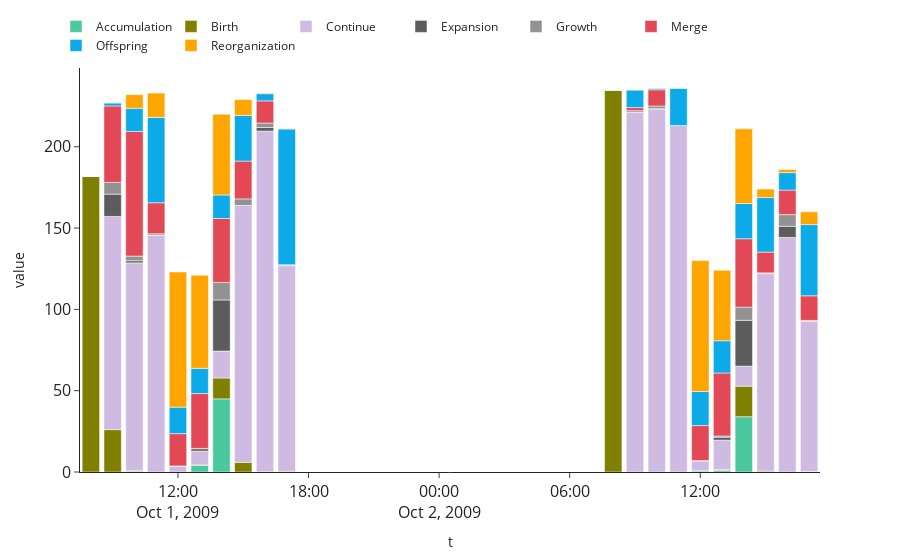

The notebook cell saved with this chart:
### Code cell
fig = px.bar(df, x="t", y="value", color='type', color_discrete_map=lcs.utils.colormap())
#replace x axis with hours
#fig.update_xaxes(type='category', categoryorder='array', categoryarray=hours)
#fig["layout"].update({"xaxis": {"tickformat": "%H:%M"}})
#plot every hour
#fig.update_xaxes(tickvals=hours, ticktext=hours, tickformat="%H:%M")
fig.update_layout(
    template='simple_white',
    legend=dict(
    orientation='h', 
    yanchor='bottom',
    y=1.02 ,
    xanchor='right', 
    x=.9,
    tracegroupgap=0,
    title=None,
    entrywidth=70,
    ),
    xaxis=dict(tickfont=dict(size=16)),  # Change the size as needed
    yaxis=dict(tickfont=dict(size=16)) ,  # Change the size as needed
)
fig.show()

### Figure 1 — Plotly figure (JSON) as saved in the notebook; plotly's stock layout.template omitted (floating-point values rounded to 4 significant figures)
{"data": [{"alignmentgroup": "True", "hovertemplate": "type=Accumulation<br>t=%{x}<br>value=%{y}<extra></extra>", "legendgroup": "Accumulation", "marker": {"color": "#4CC89F", "pattern": {"shape": ""}}, "name": "Accumulation", "offsetgroup": "Accumulation", "orientation": "v", "showlegend": true, "textposition": "auto", "type": "bar", "x": ["2009-10-01T08:00:00", "2009-10-01T17:00:00", "2009-10-02T08:00:00", "2009-10-02T09:00:00", "2009-10-02T10:00:00", "2009-10-02T11:00:00", "2009-10-02T12:00:00", "2009-10-02T13:00:00", "2009-10-02T14:00:00", "2009-10-02T15:00:00", "2009-10-01T09:00:00", "2009-10-02T16:00:00", "2009-10-02T17:00:00", "2009-10-01T10:00:00", "2009-10-01T11:00:00", "2009-10-01T12:00:00", "2009-10-01T13:00:00", "2009-10-01T14:00:00", "2009-10-01T15:00:00", "2009-10-01T16:00:00"], "xaxis": "x", "y": [0, 0, 0, 0, 0, 0, 0.7634, 1.059, 34.0, 0, 0, 0, 0.08163, 0.3508, 0, 0, 4.134, 44.97, 0, 0.007225], "yaxis": "y"}, {"alignmentgroup": "True", "hovertemplate": "type=Birth<br>t=%{x}<br>value=%{y}<extra></extra>", "legendgroup": "Birth", "marker": {"color": " #808000", "pattern": {"shape": ""}}, "name": "Birth", "offsetgroup": "Birth", "orientation": "v", "showlegend": true, "textposition": "auto", "type": "bar", "x": ["2009-10-01T08:00:00", "2009-10-01T17:00:00", "2009-10-02T08:00:00", "2009-10-02T09:00:00", "2009-10-02T10:00:00", "2009-10-02T11:00:00", "2009-10-02T12:00:00", "2009-10-02T13:00:00", "2009-10-02T14:00:00", "2009-10-02T15:00:00", "2009-10-01T09:00:00", "2009-10-02T16:00:00", "2009-10-02T17:00:00", "2009-10-01T10:00:00", "2009-10-01T11:00:00", "2009-10-01T12:00:00", "2009-10-01T13:00:00", "2009-10-01T14:00:00", "2009-10-01T15:00:00", "2009-10-01T16:00:00"], "xaxis": "x", "y": [182, 0.44, 235, 0, 0, 0, 0, 0.3718, 18.76, 0.5208, 26.05, 0, 0.2041, 0.472, 0.04545, 0, 0.2012, 12.82, 5.944, 0.07586], "yaxis": "y"}, {"alignmentgroup": "True", "hovertemplate": "type=Continue<br>t=%{x}<br>value=%{y}<extra></extra>", "legendgroup": "Continue", "marker": {"color": "#CFBAE1", "pattern": {"shape": ""}}, "name": "Continue", "offsetgroup": "Continue", "orientation": "v", "showlegend": true, "textposition": "auto", "type": "bar", "x": ["2009-10-01T08:00:00", "2009-10-01T17:00:00", "2009-10-02T08:00:00", "2009-10-02T09:00:00", "2009-10-02T10:00:00", "2009-10-02T11:00:00", "2009-10-02T12:00:00", "2009-10-02T13:00:00", "2009-10-02T14:00:00", "2009-10-02T15:00:00", "2009-10-01T09:00:00", "2009-10-02T16:00:00", "2009-10-02T17:00:00", "2009-10-01T10:00:00", "2009-10-01T11:00:00", "2009-10-01T12:00:00", "2009-10-01T13:00:00", "2009-10-01T14:00:00", "2009-10-01T15:00:00", "2009-10-01T16:00:00"], "xaxis": "x", "y": [0, 126.5, 0, 221.2, 223.0, 213.0, 6.037, 18.15, 12.34, 121.5, 131.1, 144.2, 92.21, 127.8, 145.5, 3.724, 8.503, 16.57, 157.9, 209.6], "yaxis": "y"}, {"alignmentgroup": "True", "hovertemplate": "type=Expansion<br>t=%{x}<br>value=%{y}<extra></extra>", "legendgroup": "Expansion", "marker": {"color": "#5C5C5C", "pattern": {"shape": ""}}, "name": "Expansion", "offsetgroup": "Expansion", "orientation": "v", "showlegend": true, "textposition": "auto", "type": "bar", "x": ["2009-10-01T08:00:00", "2009-10-01T17:00:00", "2009-10-02T08:00:00", "2009-10-02T09:00:00", "2009-10-02T10:00:00", "2009-10-02T11:00:00", "2009-10-02T12:00:00", "2009-10-02T13:00:00", "2009-10-02T14:00:00", "2009-10-02T15:00:00", "2009-10-01T09:00:00", "2009-10-02T16:00:00", "2009-10-02T17:00:00", "2009-10-01T10:00:00", "2009-10-01T11:00:00", "2009-10-01T12:00:00", "2009-10-01T13:00:00", "2009-10-01T14:00:00", "2009-10-01T15:00:00", "2009-10-01T16:00:00"], "xaxis": "x", "y": [0, 0, 0, 0, 0.4, 0, 0.2366, 1.823, 28.17, 0, 13.71, 6.857, 0.2041, 1.329, 0, 0, 1.486, 31.43, 0, 2.185], "yaxis": "y"}, {"alignmentgroup": "True", "hovertemplate": "type=Growth<br>t=%{x}<br>value=%{y}<extra></extra>", "legendgroup": "Growth", "marker": {"color": "#929292", "pattern": {"shape": ""}}, "name": "Growth", "offsetgroup": "Growth", "orientation": "v", "showlegend": true, "textposition": "auto", "type": "bar", "x": ["2009-10-01T08:00:00", "2009-10-01T17:00:00", "2009-10-02T08:00:00", "2009-10-02T09:00:00", "2009-10-02T10:00:00", "2009-10-02T11:00:00", "2009-10-02T12:00:00", "2009-10-02T13:00:00", "2009-10-02T14:00:00", "2009-10-02T15:00:00", "2009-10-01T09:00:00", "2009-10-02T16:00:00", "2009-10-02T17:00:00", "2009-10-01T10:00:00", "2009-10-01T11:00:00", "2009-10-01T12:00:00", "2009-10-01T13:00:00", "2009-10-01T14:00:00", "2009-10-01T15:00:00", "2009-10-01T16:00:00"], "xaxis": "x", "y": [0, 0.56, 0, 1, 1.6, 0, 0, 0.7461, 8.073, 0.4792, 7.24, 7.143, 0.5102, 2.848, 0.9545, 0, 0.1789, 10.78, 4.056, 2.732], "yaxis": "y"}, {"alignmentgroup": "True", "hovertemplate": "type=Merge<br>t=%{x}<br>value=%{y}<extra></extra>", "legendgroup": "Merge", "marker": {"color": "#E34856", "pattern": {"shape": ""}}, "name": "Merge", "offsetgroup": "Merge", "orientation": "v", "showlegend": true, "textposition": "auto", "type": "bar", "x": ["2009-10-01T08:00:00", "2009-10-01T17:00:00", "2009-10-02T08:00:00", "2009-10-02T09:00:00", "2009-10-02T10:00:00", "2009-10-02T11:00:00", "2009-10-02T12:00:00", "2009-10-02T13:00:00", "2009-10-02T14:00:00", "2009-10-02T15:00:00", "2009-10-01T09:00:00", "2009-10-02T16:00:00", "2009-10-02T17:00:00", "2009-10-01T10:00:00", "2009-10-01T11:00:00", "2009-10-01T12:00:00", "2009-10-01T13:00:00", "2009-10-01T14:00:00", "2009-10-01T15:00:00", "2009-10-01T16:00:00"], "xaxis": "x", "y": [0, 0, 0, 1.915, 10.0, 0, 21.5, 38.74, 42.07, 12.75, 47.0, 15.09, 15.13, 76.62, 19.06, 19.87, 33.74, 39.33, 23.27, 13.66], "yaxis": "y"}, {"alignmentgroup": "True", "hovertemplate": "type=Offspring<br>t=%{x}<br>value=%{y}<extra></extra>", "legendgroup": "Offspring", "marker": {"color": "#0DAAE9", "pattern": {"shape": ""}}, "name": "Offspring", "offsetgroup": "Offspring", "orientation": "v", "showlegend": true, "textposition": "auto", "type": "bar", "x": ["2009-10-01T08:00:00", "2009-10-01T17:00:00", "2009-10-02T08:00:00", "2009-10-02T09:00:00", "2009-10-02T10:00:00", "2009-10-02T11:00:00", "2009-10-02T12:00:00", "2009-10-02T13:00:00", "2009-10-02T14:00:00", "2009-10-02T15:00:00", "2009-10-01T09:00:00", "2009-10-02T16:00:00", "2009-10-02T17:00:00", "2009-10-01T10:00:00", "2009-10-01T11:00:00", "2009-10-01T12:00:00", "2009-10-01T13:00:00", "2009-10-01T14:00:00", "2009-10-01T15:00:00", "2009-10-01T16:00:00"], "xaxis": "x", "y": [0, 83.52, 0, 10.83, 0.9565, 22.96, 20.96, 19.85, 21.66, 33.53, 1.909, 10.75, 43.79, 14.22, 52.5, 16.28, 15.5, 14.43, 28.07, 4.444], "yaxis": "y"}, {"alignmentgroup": "True", "hovertemplate": "type=Reorganization<br>t=%{x}<br>value=%{y}<extra></extra>", "legendgroup": "Reorganization", "marker": {"color": "#FFA500", "pattern": {"shape": ""}}, "name": "Reorganization", "offsetgroup": "Reorganization", "orientation": "v", "showlegend": true, "textposition": "auto", "type": "bar", "x": ["2009-10-01T08:00:00", "2009-10-01T17:00:00", "2009-10-02T08:00:00", "2009-10-02T09:00:00", "2009-10-02T10:00:00", "2009-10-02T11:00:00", "2009-10-02T12:00:00", "2009-10-02T13:00:00", "2009-10-02T14:00:00", "2009-10-02T15:00:00", "2009-10-01T09:00:00", "2009-10-02T16:00:00", "2009-10-02T17:00:00", "2009-10-01T10:00:00", "2009-10-01T11:00:00", "2009-10-01T12:00:00", "2009-10-01T13:00:00", "2009-10-01T14:00:00", "2009-10-01T15:00:00", "2009-10-01T16:00:00"], "xaxis": "x", "y": [0, 0, 0, 0.08511, 0, 0, 80.5, 43.26, 45.93, 5.246, 0, 1.906, 7.867, 8.377, 14.94, 83.13, 57.26, 49.67, 9.725, 0.3399], "yaxis": "y"}], "layout": {"autosize": true, "barmode": "relative", "legend": {"entrywidth": 70, "orientation": "h", "title": {}, "tracegroupgap": 0, "x": 0.9, "xanchor": "right", "y": 1.02, "yanchor": "bottom"}, "margin": {"t": 60}, "xaxis": {"anchor": "y", "autorange": true, "domain": [0, 1], "range": ["2009-10-01 07:30", "2009-10-02 17:30"], "tickfont": {"size": 16}, "title": {"text": "t"}, "type": "date"}, "yaxis": {"anchor": "x", "autorange": true, "domain": [0, 1], "range": [0, 248.4], "tickfont": {"size": 16}, "title": {"text": "value"}, "type": "linear"}}}
